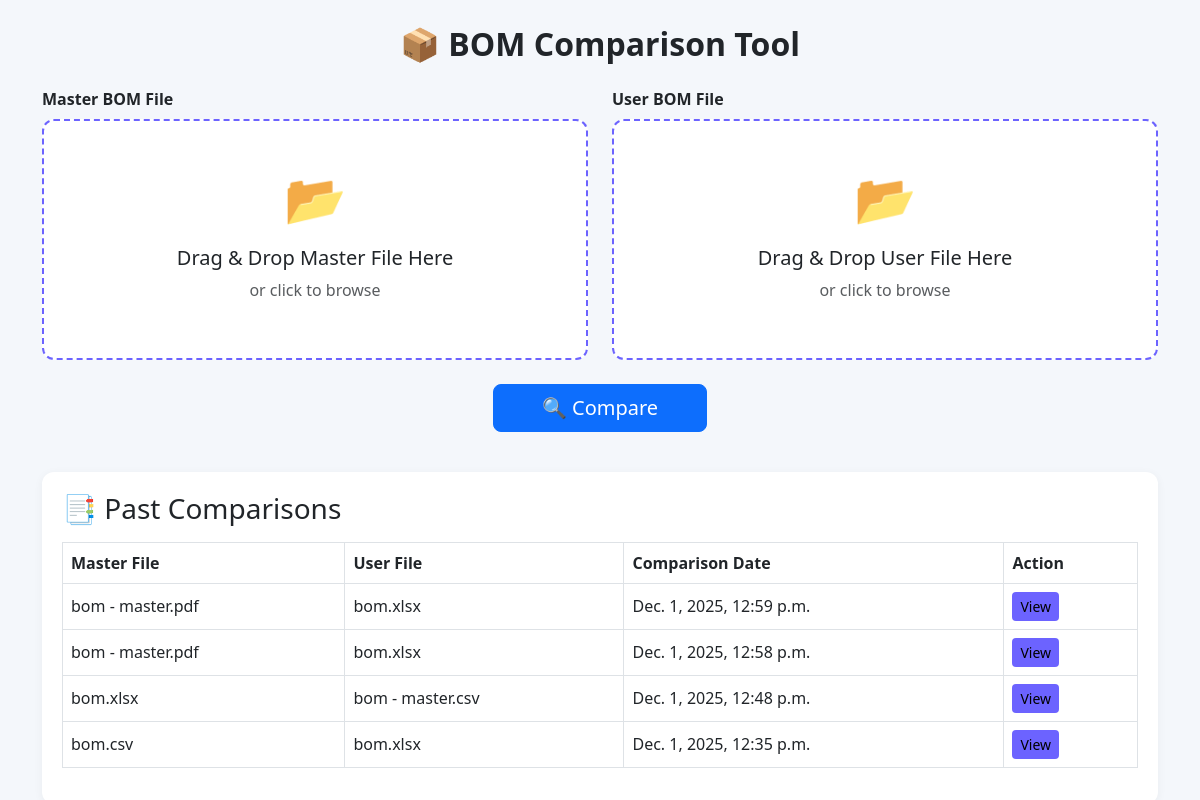
Before: / with the older database file.
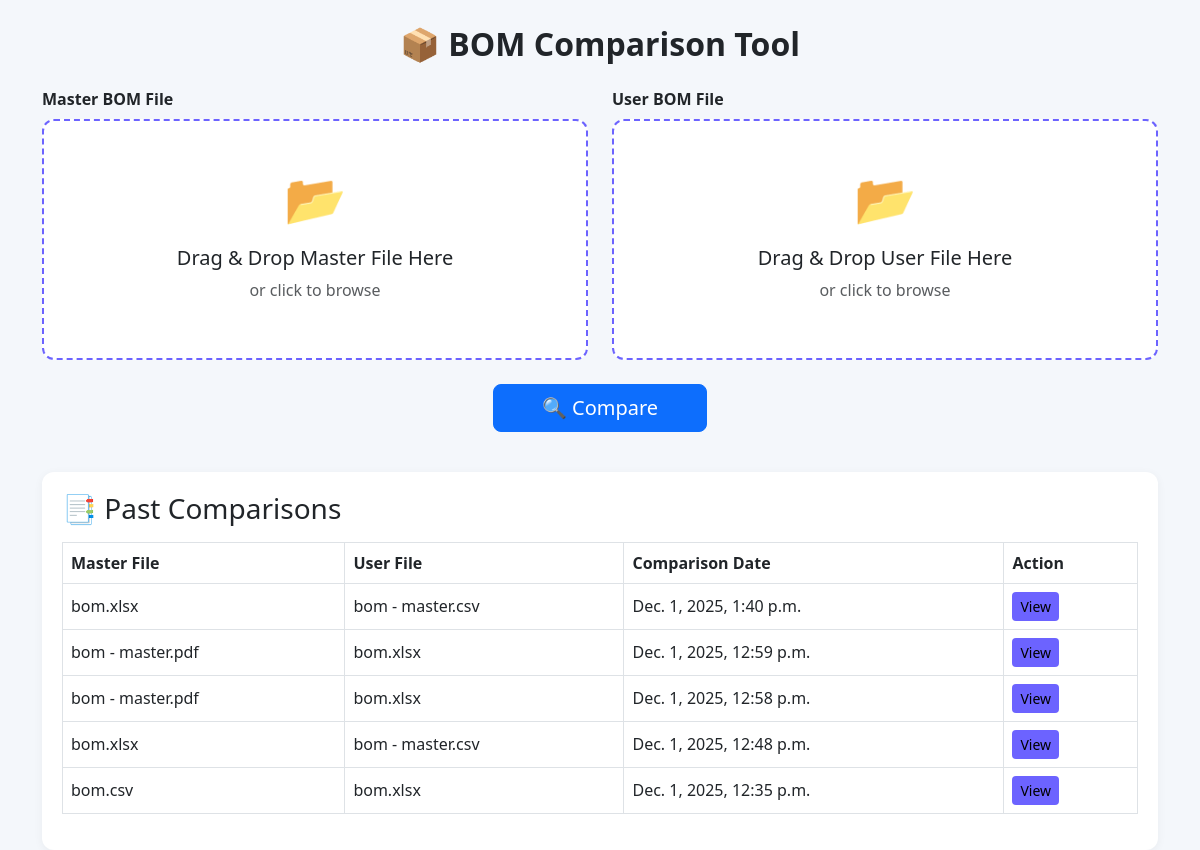
After: the same page with the newer database file.
### core/models.py (models this page shows, shortened)
class BOMComparison(models.Model):
    master_filename = models.CharField(max_length=255)
    user_filename = models.CharField(max_length=255)
    master_data = models.JSONField(null=True, blank=True)
    user_data = models.JSONField(null=True, blank=True)
    comparison_result = models.JSONField(null=True, blank=True)
    created_at = models.DateTimeField(default=timezone.now)

### core/views.py (the view, shortened to what this page needs)
# urls.py: path('', views.compare_boms, name='compare_boms'),
def compare_boms(request):
    try:
        comparisons = BOMComparison.objects.all().order_by('-created_at')
        return render(request, 'core/index.html', {'comparisons': comparisons})
    except Exception as e:
        print("🐍 compare_boms error:", e)
        comparisons = BOMComparison.objects.all().order_by('-created_at')
        return render(request, 'core/index.html', {
            'error': f'An error occurred: {e}',
            'comparisons': comparisons
        })

### core/templates/core/index.html (shortened to what this page needs)
<!DOCTYPE html>
{% load custom_filters %}
<html lang="en">
<head>
    <link href="https://cdn.jsdelivr.net/npm/bootstrap@5.3.0/dist/css/bootstrap.min.css" rel="stylesheet">
</head>
<body>
<div class="container">
    <h1 class="text-center page-title">📦 BOM Comparison Tool</h1>
    <form method="post" enctype="multipart/form-data" id="uploadForm">
        <div class="row mt-4">
            <div class="col-md-6">
                <label class="form-label fw-bold">Master BOM File</label>
                <div class="dropzone" id="dropzoneMaster">
                    <div class="dropzone-icon">📂</div>
                    <h5>Drag & Drop Master File Here</h5>
                    <p class="text-muted">or click to browse</p>
                </div>
            </div>
            <div class="col-md-6">
                <label class="form-label fw-bold">User BOM File</label>
                <div class="dropzone" id="dropzoneUser">
                    <div class="dropzone-icon">📂</div>
                    <h5>Drag & Drop User File Here</h5>
                    <p class="text-muted">or click to browse</p>
                </div>
            </div>
        </div>
        <div class="text-center mt-4">
            <button type="submit" class="btn btn-primary btn-lg px-5">
                🔍 Compare
            </button>
        </div>
    </form>
    <div class="table-container">
        <h3 class="mb-3">📑 Past Comparisons</h3>
        {% if comparisons %}
            <div class="table-responsive">
                <table class="table table-bordered align-middle">
                    <thead>
                        <tr>
                            <th>Master File</th>
                            <th>User File</th>
                            <th>Comparison Date</th>
                            <th>Action</th>
                        </tr>
                    </thead>
                    <tbody>
                        {% for comparison in comparisons %}
                            <tr>
                                <td>{{ comparison.master_filename }}</td>
                                <td>{{ comparison.user_filename }}</td>
                                <td>{{ comparison.created_at }}</td>
                                <td>
                                    <a href="{% url 'core:comparison_result' pk=comparison.pk %}"
                                       class="btn btn-info btn-sm">
                                        View
                                    </a>
                                </td>
                            </tr>
                        {% endfor %}
                    </tbody>
                </table>
            </div>
        {% else %}
            <div class="alert alert-secondary text-center">
                No past comparisons found.
            </div>
        {% endif %}
    </div>
</div>
</body>
</html>

### core/templates/core/index.html (style rules this page uses)
body { background: #f4f7fb; }
.page-title { font-size: 2rem; font-weight: 700; margin-top: 25px; }
.dropzone { border: 2px dashed #6c63ff; border-radius: 12px; padding: 40px; text-align: center; background: white; cursor: pointer; transition: 0.3s ease; }
.dropzone-icon { font-size: 50px; color: #6c63ff; margin-bottom: 10px; }
.table-container { background: white; padding: 20px; border-radius: 12px; margin-top: 40px; box-shadow: 0 2px 10px rgba(0,0,0,0.05); }
.table thead { background: #563dff; color: white; }
.btn-info { background: #6c63ff; border: none; }

Changed rows visible on the page:
added BOMComparison: master_filename "bom.xlsx", user_filename "bom - master.csv", created_at "Dec. 1, 2025, 1:40 p.m."
